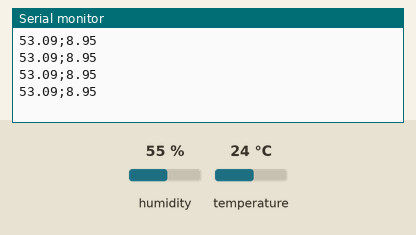
Recording of a sketch running on a simulated Arduino Uno, built with avr-gcc and run on an emulated ATmega328P. Shown: the last lines printed to the serial monitor. The inputs (shaded band) are chosen by the test bench; at power-on: humidity 55 %, temperature 24 °C.

Above: at 3.5 s.
3.6 s: humidity set to 22 %
At 6.2 s:
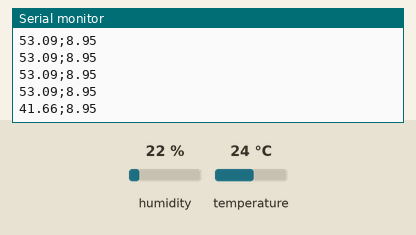
7.2 s: temperature set to 12 °C
At 8.0 s:
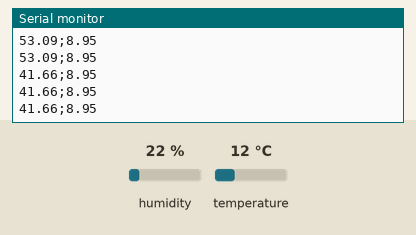
10.8 s: humidity set to 40 %
At 11.7 s:
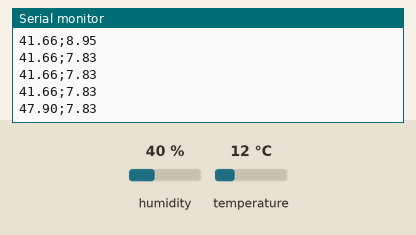
Timing chart, 0 to 13.8 s (numbered marks = the images above; inputs shaded):
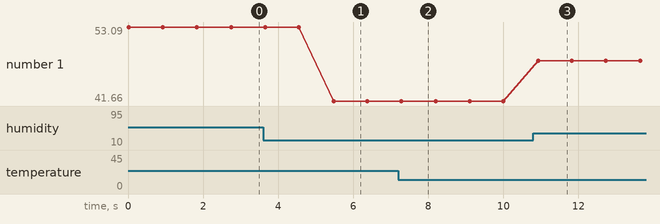

Measured:
- after the input at 3.6 s, the serial monitor: prints a new line after 1.9 s (image 1)
- after the input at 10.8 s, the serial monitor: prints a new line after 0.13 s (image 3)
- plotted number 1: 53.09 → 41.66 after the input at 3.6 s, 41.66 → 47.9 after the input at 10.8 s

The sketch:

sensor_DHT11.ino
```cpp
#include "DHT.h"
#define dht_type DHT11

int dht_pin = A0;
DHT dht_1 = DHT(dht_pin, dht_type);
float temperature;

void setup()
{
Serial.begin(9600);
dht_1.begin();
}
void loop() {
  float umidade = 0.3464 * dht_1.readHumidity() + 34.04;
  float temperatura = 0.0934 * dht_1.readTemperature() + 6.707;
  if (isnan(temperatura) or isnan(umidade))
  {
    Serial.println("Erro: Incapaz de ler as informações");
  }
  else
  {

    Serial.print(umidade);
    Serial.print(";");
    Serial.println(temperatura);

   }
   delay(900);
   }
```
